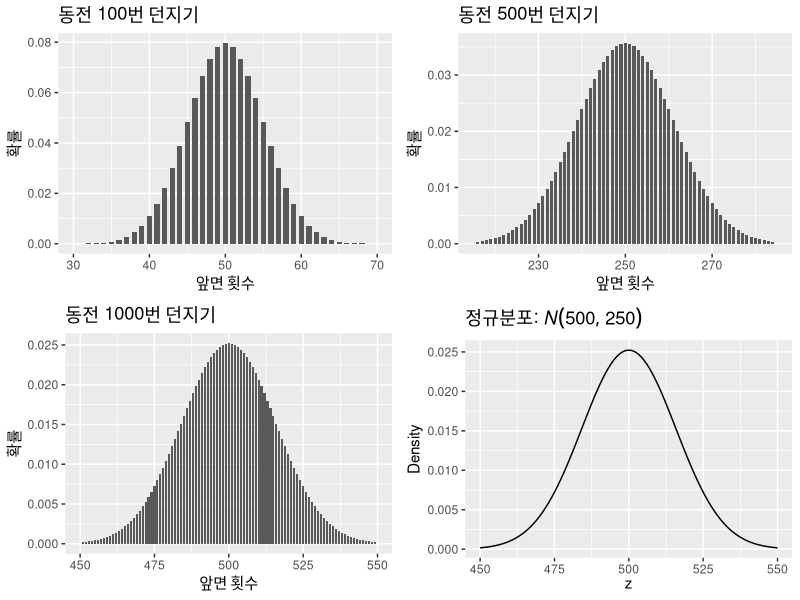
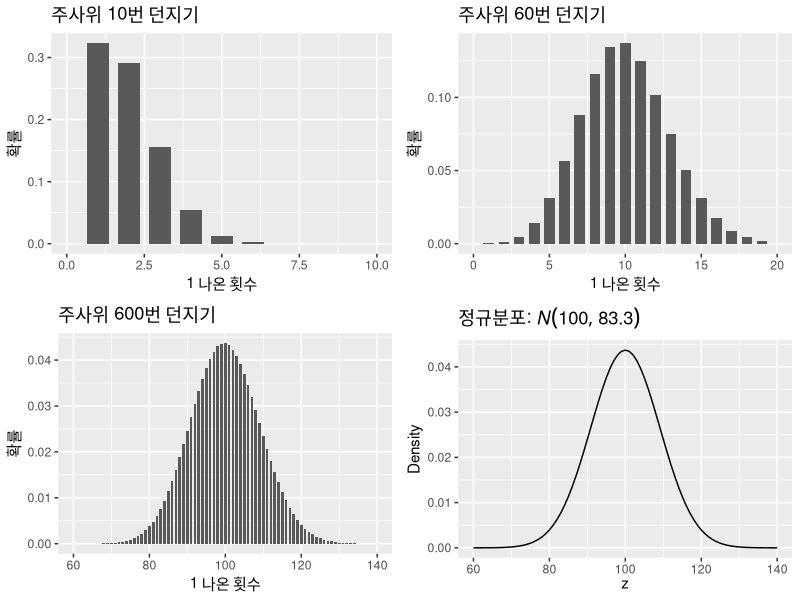
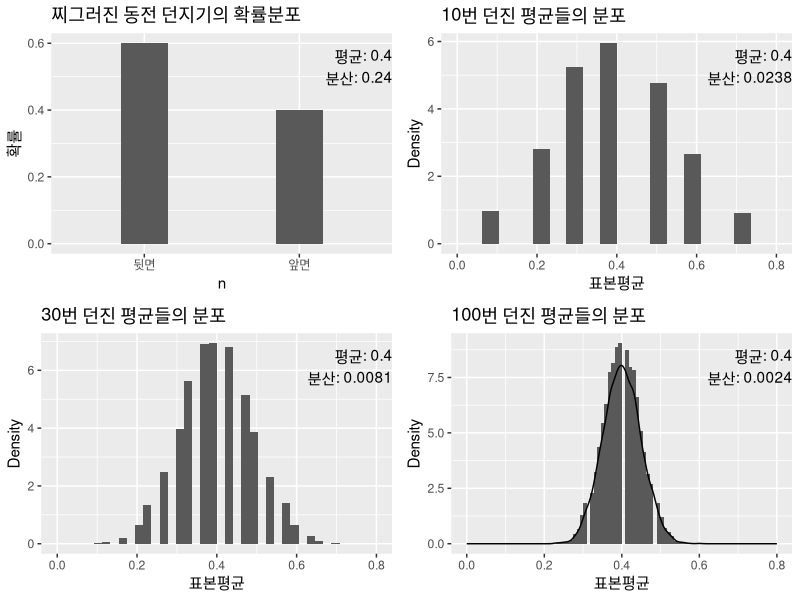
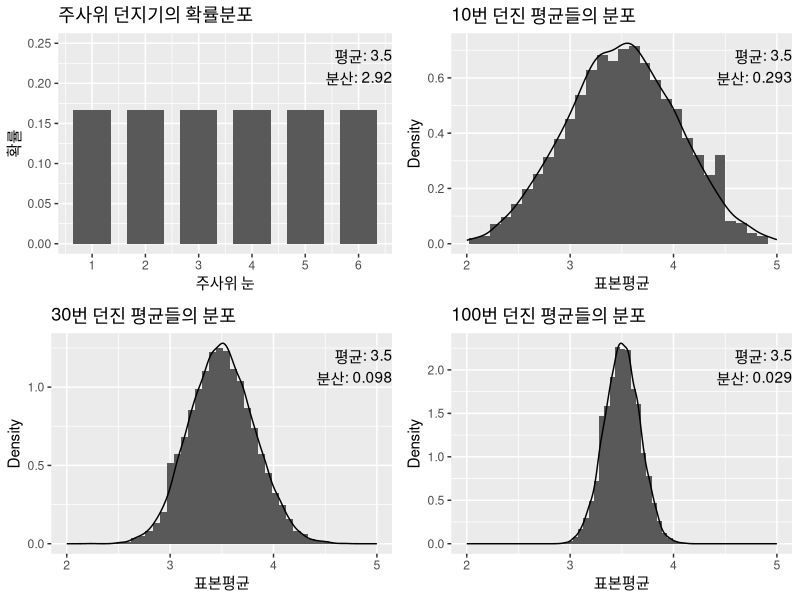
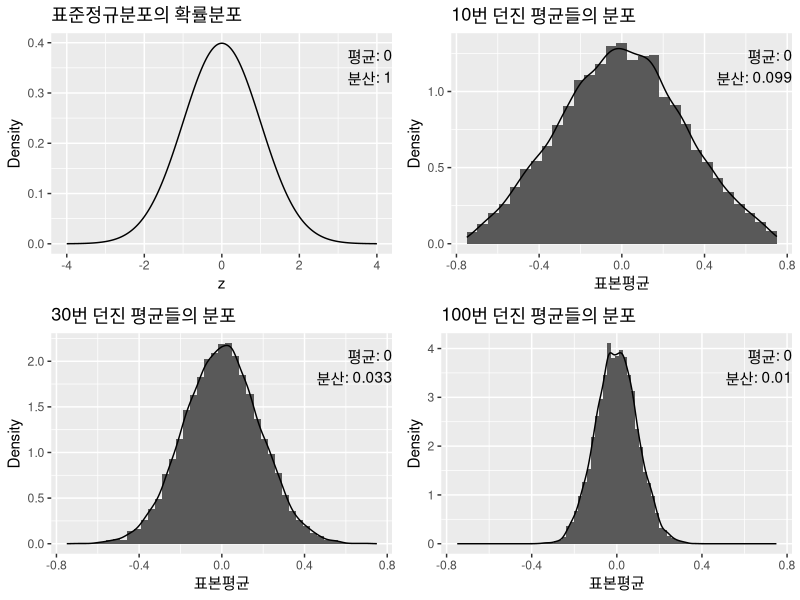
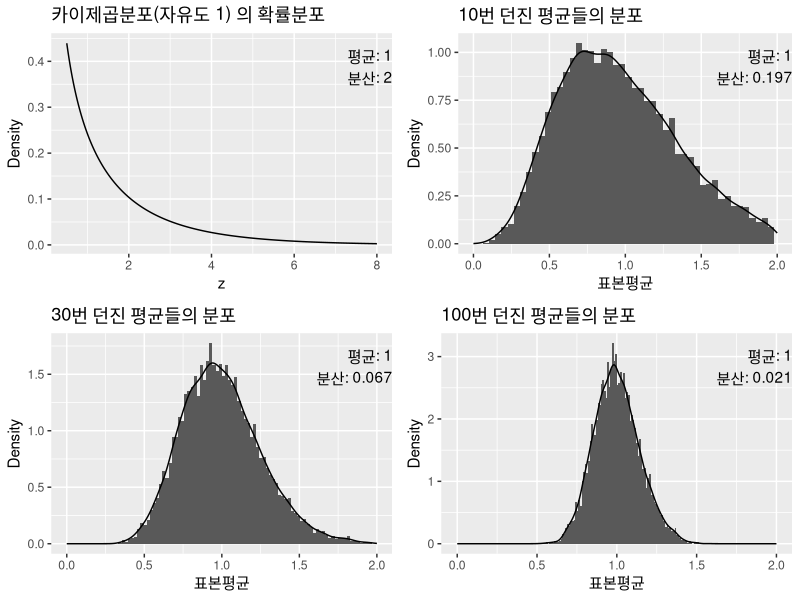
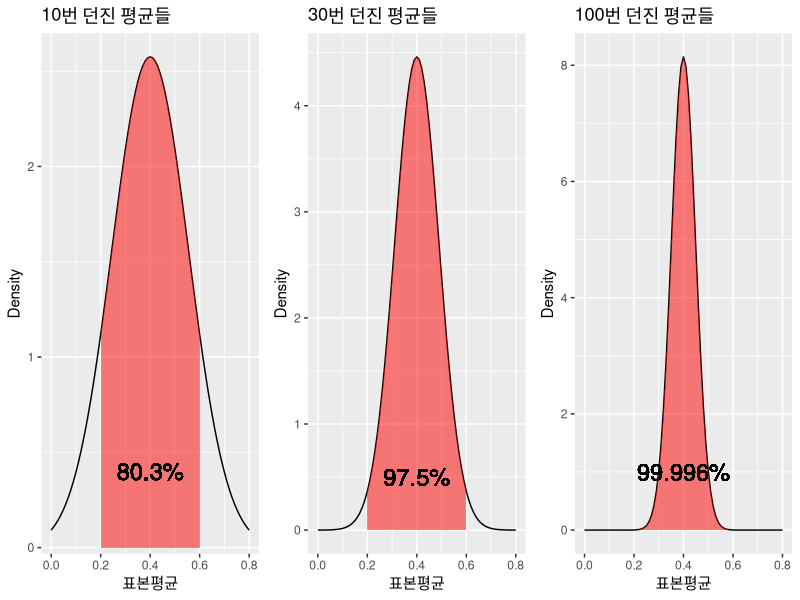

Here is the R script that generated these plots, in order:
## ---- chunk 1
knitr::opts_chunk$set(echo = TRUE,fig.align="center",cache=T)
## ---- chunk 2
library(ggplot2);library(gridExtra)
coin_plot=function(n=10,xl=c(0,10)){
  bin=1:n
  coinplot=ggplot(data.frame(bin,p=dbinom(bin,max(bin),0.5)),aes(bin,p))+geom_bar(stat = "identity",width=0.7)+xlab("앞면 횟수")+ylab("확률")+ggtitle(paste("동전 ",max(bin),"번 던지기",sep=""))+xlim(xl)
  return(coinplot)
}

z=seq(450,550)
nplot=ggplot(data.frame(z,p=dnorm(z,mean=500,sd=sqrt(250))),aes(z,p))+geom_line()+ggtitle(expression(paste("정규분포: ",italic(N)(500,250),sep="")))+xlab(expression(z))+ylab("Density")


grid.arrange(coin_plot(100,xl=c(30,70)),coin_plot(500,xl=c(215,285)),coin_plot(1000,xl=c(450,550)),nplot, ncol=2)

## ---- chunk 3
ju_plot=function(n=10,xl=c(0,10)){
  bin=1:n
  coinplot=ggplot(data.frame(bin,p=dbinom(bin,max(bin),1/6)),aes(bin,p))+geom_bar(stat = "identity",width=0.7)+xlab("1 나온 횟수")+ylab("확률")+ggtitle(paste("주사위 ",max(bin),"번 던지기",sep=""))+xlim(xl)
  return(coinplot)
}

z=seq(60,140)
jnplot=ggplot(data.frame(z,p=dnorm(z,mean=100,sd=sqrt(250/3))),aes(z,p))+geom_line()+ggtitle(expression(paste("정규분포: ",italic(N)(100,83.3),sep="")))+xlab(expression(z))+ylab("Density")
grid.arrange(ju_plot(10,xl=c(0,10)),ju_plot(60,xl=c(0,20)),ju_plot(600,xl=c(60,140)),jnplot, ncol=2)

## ---- chunk 4
sample_mean=function(n=10){
  x=rbinom(n,1,0.4)
  return(mean(x))
}



f1=data.frame(n=c("앞면","뒷면"),p=c(0.4,0.6))
g1=ggplot(f1,aes(n,p))+geom_bar(stat = "identity",width=0.3) +ylab("확률")+ggtitle("찌그러진 동전 던지기의 확률분포")+annotate("text",  x=Inf, y = Inf, label ="평균: 0.4\n분산: 0.24", vjust=1.5, hjust=1)


xl=c(0,0.8)
mean_vec=sapply(1:10000,function(x){sample_mean(10)})
legends=paste("평균: ",round(mean(mean_vec),2),"\n분산: ",round(var(mean_vec),4),sep="")
g2=ggplot(data.frame(mean_vec),aes(mean_vec))+geom_histogram(aes(y=..density..),bins=20)+xlim(xl)+xlab("표본평균")+ggtitle("10번 던진 평균들의 분포")+ylab("Density")+annotate("text",  x=Inf, y = Inf, label = legends, vjust=1.5, hjust=1)

mean_vec=sapply(1:10000,function(x){sample_mean(30)})
legends=paste("평균: ",round(mean(mean_vec),2),"\n분산: ",round(var(mean_vec),4),sep="")
g3=ggplot(data.frame(mean_vec),aes(mean_vec))+geom_histogram(aes(y=..density..),bins=40)+xlim(xl)+xlab("표본평균")+ggtitle("30번 던진 평균들의 분포")+ylab("Density")+annotate("text",  x=Inf, y = Inf, label = legends, vjust=1.5, hjust=1)

mean_vec=sapply(1:10000,function(x){sample_mean(100)})
legends=paste("평균: ",round(mean(mean_vec),2),"\n분산: ",round(var(mean_vec),4),sep="")
g4=ggplot(data.frame(mean_vec),aes(mean_vec))+geom_histogram(aes(y=..density..),bins=90)+geom_density()+xlim(xl)+xlab("표본평균")+ggtitle("100번 던진 평균들의 분포")+ylab("Density")+annotate("text",  x=Inf, y = Inf, label = legends, vjust=1.5, hjust=1)

grid.arrange(g1,g2,g3,g4)
## ---- chunk 5
sample_mean=function(n=10){
  x=sample(1:6,n,replace=T)
  return(mean(x))
}



f1=data.frame(n=1:6,p=rep(1/6,6))
g1=ggplot(f1,aes(n,p))+geom_bar(stat = "identity",width=0.7)+xlab("주사위 눈")+ylab("확률")+scale_x_continuous(breaks=1:6)+ylim(0,0.25)+ggtitle("주사위 던지기의 확률분포")+annotate("text",  x=Inf, y = Inf, label ="평균: 3.5\n분산: 2.92", vjust=1.5, hjust=1)

xl=c(2,5)
mean_vec=sapply(1:10000,function(x){sample_mean(10)})
legends=paste("평균: ",round(mean(mean_vec),2),"\n분산: ",round(var(mean_vec),3),sep="")
g2=ggplot(data.frame(mean_vec),aes(mean_vec))+geom_histogram(aes(y=..density..),bins=30)+geom_density()+xlim(xl)+xlab("표본평균")+ggtitle("10번 던진 평균들의 분포")+ylab("Density")+annotate("text",  x=Inf, y = Inf, label = legends, vjust=1.5, hjust=1)

mean_vec=sapply(1:10000,function(x){sample_mean(30)})
legends=paste("평균: ",round(mean(mean_vec),2),"\n분산: ",round(var(mean_vec),3),sep="")
g3=ggplot(data.frame(mean_vec),aes(mean_vec))+geom_histogram(aes(y=..density..),bins=45)+geom_density()+xlim(xl)+xlab("표본평균")+ggtitle("30번 던진 평균들의 분포")+ylab("Density")+annotate("text",  x=Inf, y = Inf, label = legends, vjust=1.5, hjust=1)

mean_vec=sapply(1:10000,function(x){sample_mean(100)})
legends=paste("평균: ",round(mean(mean_vec),2),"\n분산: ",round(var(mean_vec),3),sep="")
g4=ggplot(data.frame(mean_vec),aes(mean_vec))+geom_histogram(aes(y=..density..),bins=60)+geom_density()+xlim(xl)+xlab("표본평균")+ggtitle("100번 던진 평균들의 분포")+ylab("Density")+annotate("text",  x=Inf, y = Inf, label = legends, vjust=1.5, hjust=1)

grid.arrange(g1,g2,g3,g4)
## ---- chunk 6
sample_mean=function(n=30){
  x=rnorm(n)
  return(mean(x))
}

z=seq(-4, 4,0.01)
f3=data.frame(z, p=dnorm(z))
g1=ggplot(f3,aes(z,p))+geom_line()+xlab("z")+ylab("Density")+ggtitle("표준정규분포의 확률분포")+annotate("text",  x=Inf, y = Inf, label ="평균: 0\n분산: 1", vjust=1.5, hjust=1)

xl=c(-.75,.75)
mean_vec=sapply(1:10000,function(x){sample_mean(10)})
legends=paste("평균: ",round(mean(mean_vec),2),"\n분산: ",round(var(mean_vec),3),sep="")
g2=ggplot(data.frame(mean_vec),aes(mean_vec))+geom_histogram(aes(y=..density..),bins=30)+geom_density()+xlim(xl)+xlab("표본평균")+ggtitle("10번 던진 평균들의 분포")+ylab("Density")+annotate("text",  x=Inf, y = Inf, label = legends, vjust=1.5, hjust=1)

mean_vec=sapply(1:10000,function(x){sample_mean(30)})
legends=paste("평균: ",round(mean(mean_vec),2),"\n분산: ",round(var(mean_vec),3),sep="")
g3=ggplot(data.frame(mean_vec),aes(mean_vec))+geom_histogram(aes(y=..density..),bins=45)+geom_density()+xlim(xl)+xlab("표본평균")+ggtitle("30번 던진 평균들의 분포")+ylab("Density")+annotate("text",  x=Inf, y = Inf, label = legends, vjust=1.5, hjust=1)

mean_vec=sapply(1:10000,function(x){sample_mean(100)})
legends=paste("평균: ",round(mean(mean_vec),2),"\n분산: ",round(var(mean_vec),3),sep="")
g4=ggplot(data.frame(mean_vec),aes(mean_vec))+geom_histogram(aes(y=..density..),bins=80)+geom_density()+xlim(xl)+xlab("표본평균")+ggtitle("100번 던진 평균들의 분포")+ylab("Density")+ylab("Density")+annotate("text",  x=Inf, y = Inf, label = legends, vjust=1.5, hjust=1)

grid.arrange(g1,g2,g3,g4)
## ---- chunk 7
sample_mean=function(n=30){
  x=rchisq(n,df=1)
  return(mean(x))
}

z=seq(0.5, 8,0.01)
f3=data.frame(z, p=dchisq(z,df=1))
g1=ggplot(f3,aes(z,p))+geom_line()+xlab("z")+ylab("Density")+ggtitle("카이제곱분포(자유도 1) 의 확률분포")+annotate("text",  x=Inf, y = Inf, label ="평균: 1\n분산: 2", vjust=1.5, hjust=1)

xl=c(0,2)
mean_vec=sapply(1:10000,function(x){sample_mean(10)})
legends=paste("평균: ",round(mean(mean_vec),2),"\n분산: ",round(var(mean_vec),3),sep="")
g2=ggplot(data.frame(mean_vec),aes(mean_vec))+geom_histogram(aes(y=..density..),bins=50)+geom_density()+xlim(xl)+xlab("표본평균")+ggtitle("10번 던진 평균들의 분포")+ylab("Density")+annotate("text",  x=Inf, y = Inf, label = legends, vjust=1.5, hjust=1)

mean_vec=sapply(1:10000,function(x){sample_mean(30)})
legends=paste("평균: ",round(mean(mean_vec),2),"\n분산: ",round(var(mean_vec),3),sep="")
g3=ggplot(data.frame(mean_vec),aes(mean_vec))+geom_histogram(aes(y=..density..),bins=100)+geom_density()+xlim(xl)+xlab("표본평균")+ggtitle("30번 던진 평균들의 분포")+ylab("Density")+annotate("text",  x=Inf, y = Inf, label = legends, vjust=1.5, hjust=1)

mean_vec=sapply(1:10000,function(x){sample_mean(100)})
legends=paste("평균: ",round(mean(mean_vec),2),"\n분산: ",round(var(mean_vec),3),sep="")
g4=ggplot(data.frame(mean_vec),aes(mean_vec))+geom_histogram(aes(y=..density..),bins=200)+geom_density()+xlim(xl)+xlab("표본평균")+ggtitle("100번 던진 평균들의 분포")+ylab("Density")+annotate("text",  x=Inf, y = Inf, label = legends, vjust=1.5, hjust=1)

grid.arrange(g1,g2,g3,g4)
## ---- chunk 8
sample_mean=function(n=10){
  x=rbinom(n,1,0.4)
  return(mean(x))
}

z=seq(0,0.8,0.01)
d10=dnorm(z,mean=0.4,sd=sqrt(0.024))
d30=dnorm(z,mean=0.4,sd=sqrt(0.008))
d100=dnorm(z,mean=0.4,sd=sqrt(0.0024))
pct10=1-2*pnorm(0.2,mean=0.4,sd=sqrt(0.024));pct10=paste(round(100*pct10,1),"%",sep="")
pct30=1-2*pnorm(0.2,mean=0.4,sd=sqrt(0.008));pct30=paste(round(100*pct30,1),"%",sep="")
pct100=1-2*pnorm(0.2,mean=0.4,sd=sqrt(0.0024));pct100=paste(round(100*pct100,3),"%",sep="")




f1=data.frame(n=c("앞면","뒷면"),p=c(0.4,0.6))
g1=ggplot(f1,aes(n,p))+geom_bar(stat = "identity",width=0.3) +ylab("확률")+ggtitle("찌그러진 동전 던지기의 확률분포")+annotate("text",  x=Inf, y = Inf, label ="평균: 0.4\n분산: 0.24", vjust=1.5, hjust=1)


xl=c(0,0.8)
g2=ggplot(data.frame(z,d10),aes(z,d10))+geom_line()+xlim(xl)+xlab("표본평균")+ggtitle("10번 던진 평균들")+ylab("Density")+ geom_ribbon(data=subset(data.frame(z,d10), z>=0.2 & z<=0.6),aes(x=z,ymax=d10),ymin=0,fill="red", alpha=0.5)+geom_text(data = NULL, x = 0.4, y = 0.4, label = pct10,size=6)


g3=ggplot(data.frame(z,d30),aes(z,d30))+geom_line()+xlim(xl)+xlab("표본평균")+ggtitle("30번 던진 평균들")+ylab("Density")+geom_ribbon(data=subset(data.frame(z,d30), z>=0.2 & z<=0.6),aes(x=z,ymax=d30),ymin=0,fill="red", alpha=0.5)+geom_text(data = NULL, x = 0.4, y = 0.5, label = pct30,size=6)

g4=ggplot(data.frame(z,d100),aes(z,d100))+geom_line()+xlim(xl)+xlab("표본평균")+ggtitle("100번 던진 평균들")+ylab("Density")+geom_ribbon(data=subset(data.frame(z,d100), z>=0.2 & z<=0.6),aes(x=z,ymax=d100),ymin=0,fill="red", alpha=0.5)+geom_text(data = NULL, x = 0.4, y = 1, label = pct100,size=6)


grid.arrange(g2,g3,g4,ncol=3)
